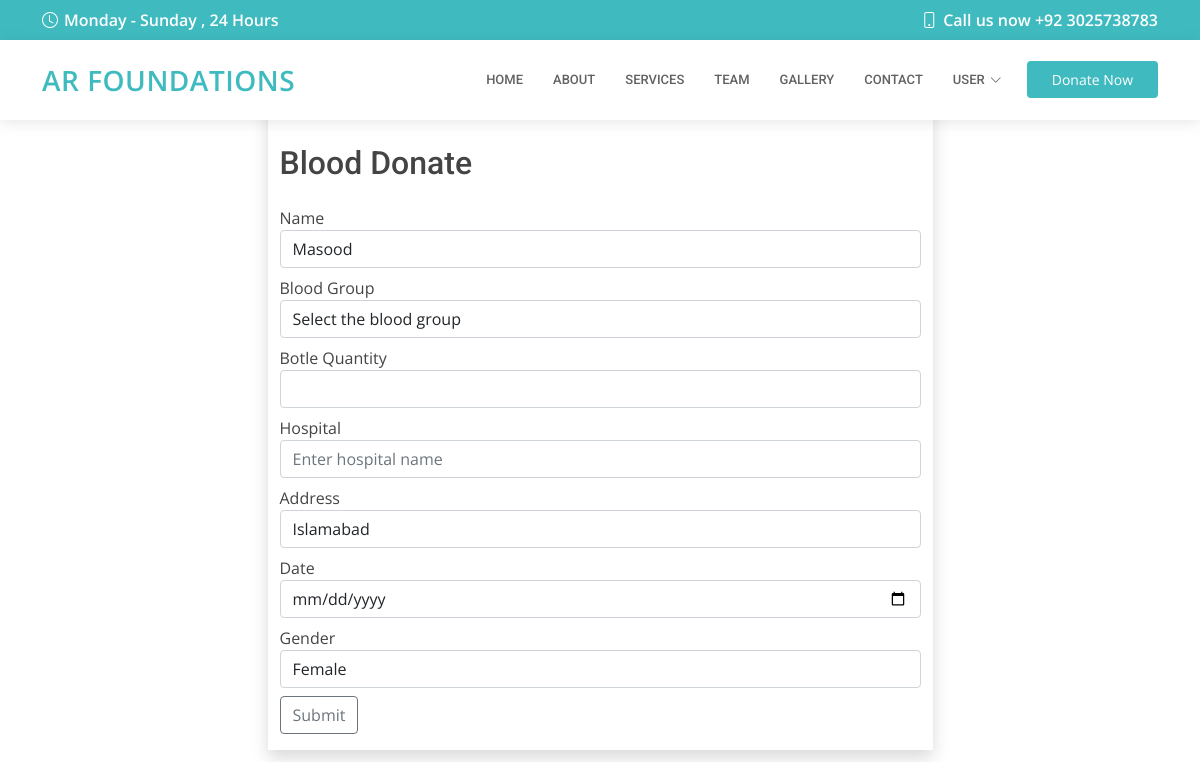
The page /donor/dashboard/bform.php (signed in) on the database its author committed.
### tables this page shows
CREATE TABLE `donors` (
  `d_id` int(11) NOT NULL,
  `d_name` varchar(200) NOT NULL,
  `d_username` varchar(200) NOT NULL,
  `d_password` varchar(200) NOT NULL,
  `d_cnic` varchar(200) NOT NULL,
  `d_contact` varchar(200) NOT NULL,
  `d_city` varchar(200) NOT NULL,
  `d_address` varchar(200) NOT NULL,
  `d_status` varchar(200) NOT NULL,
  `d_gender` varchar(200) NOT NULL
);

### donor/dashboard/bform.php (the view, shortened to what this page needs)
<?php
include 'header.php';
include 'dbconnect.php';
$query="SELECT * FROM donors WHERE d_id='".$id."'";
$q=mysqli_query($con,$query);
$row=mysqli_fetch_array($q);
?>
    <div class="container section mt-5">
		<div class="row">
			<div class="col-md-7 regis shadow m-auto mt-5">
				<h2 class="mt-5 section-head">Blood Donate</h2>
				<form method="post" action="blooddb.php">
				<div class="form-group mt-4">
					<label>Name</label>
					<input type="text" class="form-control" name="name" placeholder="Enter the Full name.." value="<?php echo $row['d_name']?>">
				</div>
				<div class="form-group  mt-2">
					<label>Blood Group</label>
					<select class="form-control" name="group" value="">
					    <option>Select the blood group</option>
					</select>
				</div>
				<div class="form-group  mt-2">
					<label>Botle Quantity</label>
					<input type="Number" class="form-control" name="botle" placeholder="">
				</div>
				<div class="form-group  mt-2">
					<label>Hospital</label>
					<input type="text" class="form-control" name="hospital" placeholder="Enter hospital name">
				</div>
				<div class="form-group  mt-2">
					<label>Address</label>
					<input type="text" class="form-control" name="address" placeholder="Enter address" value="<?php echo $row['d_address']?>">
				</div>
				<div class="form-group  mt-2">
					<label>Date</label>
					<input type="date" class="form-control" name="date" placeholder="yyyy/mm/dd">
				</div>
				<div class="form-group  mt-2">
					<label>Gender</label>
					<select class="form-control" name="gender" value="">
					     <option><?php echo $row['d_gender']?></option>
					</select>
				</div>
				<button class="btn btn-outline-secondary mb-3 mt-2" value="submit">Submit</button>
				</form>
			</div>
		</div>
	</div>
</body>
</html>

### donor/dashboard/assets/css/style.css (style rules this page uses)
body { font-family: "Open Sans", sans-serif; color: #444444; }
h1, h2, h3, h4, h5, h6 { font-family: "Roboto", sans-serif; }

### rows shown on the page
donors: name "Masood", address "Islamabad", gender "Female"
